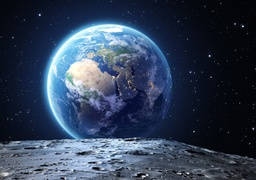
#> input picture lab4/ziemia.jpg, 256 x 180 px, shrunk from 1200 x 844 before the run
$ python bitmap_h.py
#> lines starting #> are read from the running program, lines starting #| are printed output that depends on the picture
"""
Przekład MATLAB -> Python: bitmap_h

Uwaga:
- zachowałem strukturę danych elementów i węzłów (vertexes) przy użyciu dataclass
- init_mesh tworzy początkowy element pokrywający cały obraz
- estimate_error aktualnie zwraca 0 dla każdego kanału (brak podziału). To miejsce do implementacji właściwej estymacji błędu.
- break_element() oznacza element jako nieaktywny (nie dzieli go dalej). Tu możesz dodać logikę podziału na 4 elementy.
- interpolate_elem() wykonuje prostą interpolację bilinearną po wierzchołkach elementu i nanosi wyniki na kanały RR,GG,BB.
"""
from dataclasses import dataclass
import numpy as np
from PIL import Image
import matplotlib.pyplot as plt
from typing import List

# ----------------------------
# Struktury danych (odpowiedniki struct w MATLAB)
# ----------------------------
@dataclass
class Vertex:
    x: int
    y: int
    r: float
    g: float
    b: float
    index: int
    real: bool

@dataclass
class Element:
    dl: int  # index vertex down-left
    ul: int  # up-left
    dr: int  # down-right
    ur: int  # up-right
    active: bool
    elu: int
    eld: int
    edl: int
    edr: int
    eul: int
    eur: int
    eru: int
    erd: int
    index: int

# ----------------------------
# Zmienne globalne (tak jak w MATLAB)
# ----------------------------
elements: List[Element] = []
vertexes: List[Vertex] = []
total_vertexes = 0
total_elements = 0
elementsx = 0
elementsy = 0

# obrazy / kanały
RR = None
GG = None
BB = None
ix = 0
iy = 0

# ----------------------------
# Funkcja główna - przekład funkcji MATLAB `bitmap_h`
# ----------------------------
def bitmap_h(filename, elementsxx, elementsyy, maxerror, max_refinement_level, color_edges_black):
#> called with filename = 'ziemia.jpg', elementsxx = 10, elementsyy = 10, maxerror = 1, max_refinement_level = 10, color_edges_black = True
    global RR, GG, BB, ix, iy
    global total_vertexes, total_elements, elements, vertexes, elementsx, elementsy
    elementsx = elementsxx
    elementsy = elementsyy

    # read image from file
    img = Image.open(filename).convert('RGB')
#> img is the input picture: PIL image 256x180 RGB; mean R, G, B 49.7, 63.6, 85.4
    XX = np.array(img)  # shape (ix, iy, 3) where ix = height, iy = width

    # exctract red, green and blue components (0..255)
    RR = XX[:, :, 0].astype(np.float64)
    GG = XX[:, :, 1].astype(np.float64)
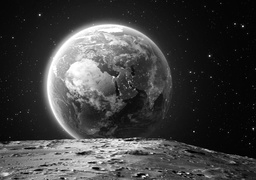
#> GG: shape (180, 256) float64; min 0, max 255, mean 63.6
    BB = XX[:, :, 2].astype(np.float64)
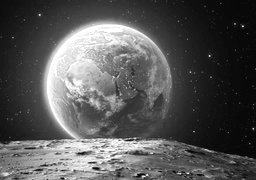
#> BB: shape (180, 256) float64; min 2, max 255, mean 85.4

    # read size of image
    ix = XX.shape[0]
#> ix = 180
    iy = XX.shape[1]
#> iy = 256

    # initialize unbroken mesh
    init_mesh()
#> the loop in init_mesh, `for i in range(elementsy + 1):` made 11 passes

    while len(elements) < total_elements:
        elements.append(None)

    redo_error_test = True
    refinemenet_level = 0

    # repeat until we match maximum local estimation error or maximum refinemenet level
    while (redo_error_test and (refinemenet_level < max_refinement_level)):
        redo_error_test = False
        # loop through elements (1..total_elements in MATLAB; here 0..total_elements-1)
        for i in range(total_elements):
            # check only active elements
            if elements[i].active:
                # estimate relative interpolation error in red, green and blue components
                rr, gg, bb = estimate_error(i)
                # if any of the errors is higher than our maximum -> break element and repeat entire loop
                if (rr >= maxerror) or (gg >= maxerror) or (bb >= maxerror):
                    redo_error_test = True
                    break_element(i)
                    # we break the for-loop to restart full scan as in MATLAB
                    break
        refinemenet_level += 1
#> this loop made 10 passes

    # interpolate all active elements - recreate bitmap red green and blue components
    for i in range(total_elements):
        if elements[i].active:
            interpolate_elem(i, color_edges_black)

    # recreate bitmap from red, green and blue components
    RGB = np.zeros_like(XX)
    RGB[:, :, 0] = np.clip(RR, 0, 255).astype(np.uint8)
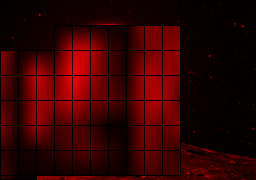
#> RGB: shape (180, 256, 3); mean of channels 0, 1, 2 52, 0, 0; drawn as R, G, B
    RGB[:, :, 1] = np.clip(GG, 0, 255).astype(np.uint8)
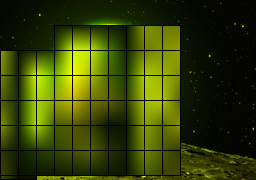
#> RGB: shape (180, 256, 3); mean of channels 0, 1, 2 52, 64.7, 0; drawn as R, G, B
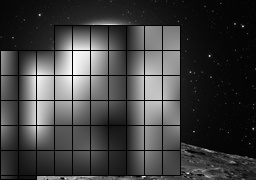
#> GG: shape (180, 256) float64; min 0, max 251, mean 64.7
    RGB[:, :, 2] = np.clip(BB, 0, 255).astype(np.uint8)
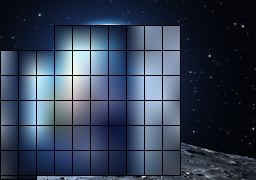
#> RGB: shape (180, 256, 3); mean of channels 0, 1, 2 52, 64.7, 84.2; drawn as R, G, B
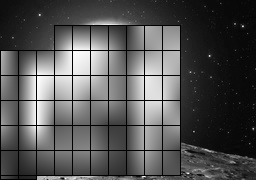
#> BB: shape (180, 256) float64; min 0, max 255, mean 84.2

    # display image
    plt.figure(figsize=(8, 8 * ix / iy))
    plt.axis('off')
    plt.imshow(RGB)
    plt.show()

    # print total_elements (MATLAB just wrote variable name)
    print("total_elements =", total_elements)


# --------------------------------------------
# Odpowiedniki funkcji MATLAB:
#  create_vertex
#  create_vertex_rgb
#  vert_update
#  create_element
# --------------------------------------------
from typing import Optional

def create_vertex(x: int, y: int) -> int:
    """
    Tworzy nowy wierzchołek (nie-hanging node)
    MATLAB: create_vertex(x, y)
    """
    global vertexes, total_vertexes, RR, GG, BB

    # Konwersja indeksów z MATLAB (1-based) -> Python (0-based)
    r = RR[x - 1, y - 1]
    g = GG[x - 1, y - 1]
    b = BB[x - 1, y - 1]

    vert = Vertex(x=x, y=y, r=r, g=g, b=b,
                  index=total_vertexes, real=True)

    vertexes.append(vert)
    total_vertexes += 1

    # Zwracamy indeks (w Pythonie 0-based)
    return total_vertexes - 1


def create_vertex_rgb(x: int, y: int, r: float, g: float, b: float) -> int:
    """
    Tworzy nowy wierzchołek z podanymi kolorami (hanging node)
    MATLAB: create_vertex_rgb(x, y, r, g, b)
    """
    global vertexes, total_vertexes

    vert = Vertex(x=x, y=y, r=r, g=g, b=b,
                  index=total_vertexes, real=False)

    vertexes.append(vert)
    total_vertexes += 1

    return total_vertexes - 1


def vert_update(index: int):
    """
    Aktualizuje istniejący wierzchołek — hanging node staje się realnym.
    MATLAB: vert_update(index)
    """
    global vertexes, RR, GG, BB

    vert = vertexes[index]

    # NumPy używa [row, col] = [y, x], a nie [x, y]
    x = min(max(vert.x, 0), RR.shape[1] - 1)
    y = min(max(vert.y, 0), RR.shape[0] - 1)

    vert.r = RR[y, x]
    vert.g = GG[y, x]
    vert.b = BB[y, x]
    vert.real = True

    vertexes[index] = vert


def create_element(v1, v2, v3, v4):
    global elements, total_elements
    element = Element(
        dl=v1,
        ul=v2,
        dr=v3,
        ur=v4,
        active=True,
        elu=0,
        eld=0,
        edl=0,
        edr=0,
        eul=0,
        eur=0,
        eru=0,
        erd=0,
        index=total_elements
    )
    elements.append(element)
    total_elements += 1
    return element

def init_mesh():
    """
    Przekład MATLAB-owego init_mesh na Python.
    Tworzy siatkę wierzchołków i elementów na podstawie elementsx x elementsy.
    """
    global ix, iy, elementsx, elementsy, vertexes, elements

    # szerokość i wysokość elementu (zaokrąglanie w dół)
    elem_width = ix // elementsx
    elem_height = iy // elementsy

    # === KROK 1: Tworzenie wierzchołków ===
    for i in range(elementsy + 1):
        y = i * elem_height
        for j in range(elementsx + 1):
            x = j * elem_width
            create_vertex(x, y)

    # === KROK 2: Tworzenie elementów ===
    # Każdy element składa się z 4 wierzchołków: (dl, ul, dr, ur)
    for i in range(elementsy):
        for j in range(elementsx):
            # indeksy wierzchołków w siatce (0-based)
            v1 = i * (elementsx + 1) + j               # dolny-lewy
            v2 = (i + 1) * (elementsx + 1) + j         # górny-lewy
            v3 = v1 + 1                                # dolny-prawy
            v4 = v2 + 1                                # górny-prawy

            # utwórz element
            element = create_element(v1, v2, v3, v4)
            elements.append(element)
            index = len(elements) - 1

            # sąsiedzi poziomi (lewo/prawo)
            if j > 0:
                element.elu = index - 1
            if j < elementsx - 1:
                element.eru = index + 1

            # sąsiedzi pionowi (góra/dół)
            if i > 0:
                element.edl = index - elementsx
            if i < elementsy - 1:
                element.eul = index + elementsx

            # zapisz element z powrotem
            elements[index] = element


import numpy as np

def interpolate_rgb(v1, v2, element):
    """
    interpolate r,g,b components for hanging node
    v1 and v2 are vertexes of given element on edges of broken edge
    v3 is interpolated vertex between v1 and v2
    """
    global elements, vertexes, total_vertexes

    elem = elements[element]
    width = vertexes[elem.dr].x - vertexes[elem.dl].x
    hight = vertexes[elem.ul].y - vertexes[elem.dl].y
    vert1 = vertexes[v1]
    vert2 = vertexes[v2]

    x3 = int(np.floor((vert1.x + vert2.x) / 2))
    y3 = int(np.floor((vert1.y + vert2.y) / 2))

    xx = x3 - vertexes[elem.dl].x
    yy = y3 - vertexes[elem.dl].y

    r, g, b = inpoint(xx, yy, width, hight, elem)

    # Tworzymy nowy wierzchołek i dodajemy do listy
    vert3 = Vertex(
        x=x3,
        y=y3,
        r=r,
        g=g,
        b=b,
        real=False,
        index=total_vertexes
    )
    vertexes.append(vert3)
    v3 = total_vertexes
    total_vertexes += 1

    return v3


def interpolate_elem(element, color_edges_black):
    """
    interpolate r,g,b components of an element
    """
    global elements, vertexes, RR, GG, BB

    elem = elements[element]
    width = abs(vertexes[elem.dr].x - vertexes[elem.dl].x)
    height = abs(vertexes[elem.ul].y - vertexes[elem.dl].y)
    dlx = vertexes[elem.dl].x
    dly = vertexes[elem.dl].y

    for xx in range(width + 1):
        for yy in range(height + 1):
            r, g, b = inpoint(xx, yy, width, height, elem)

            # zabezpieczenie przed wyjściem poza tablicę
            x_idx = min(dlx + xx, RR.shape[1] - 1)
            y_idx = min(dly + yy, RR.shape[0] - 1)

            RR[y_idx, x_idx] = r
            GG[y_idx, x_idx] = g
            BB[y_idx, x_idx] = b

    # create black edges on element if requested
    if color_edges_black:
        for xx in range(width + 1):
            x_idx = min(dlx + xx, RR.shape[1] - 1)
            y_top = min(dly, RR.shape[0] - 1)
            y_bottom = min(dly + height, RR.shape[0] - 1)

            RR[y_top, x_idx] = 0
            GG[y_top, x_idx] = 0
            BB[y_top, x_idx] = 0

            RR[y_bottom, x_idx] = 0
            GG[y_bottom, x_idx] = 0
            BB[y_bottom, x_idx] = 0

        for yy in range(height + 1):
            y_idx = min(dly + yy, RR.shape[0] - 1)
            x_left = min(dlx, RR.shape[1] - 1)
            x_right = min(dlx + width, RR.shape[1] - 1)

            RR[y_idx, x_left] = 0
            GG[y_idx, x_left] = 0
            BB[y_idx, x_left] = 0

            RR[y_idx, x_right] = 0
            GG[y_idx, x_right] = 0
            BB[y_idx, x_right] = 0


import math

def inpoint(xx, yy, width, hight, elem):
    """
    Computes r, g, b components of element in given point
    """
    global vertexes

    def fi1(xx, yy):
        x = xx / width
        y = yy / hight
        return (1 - x) * (1 - y)

    def fi2(xx, yy):
        x = xx / width
        y = yy / hight
        return (1 - x) * y

    def fi3(xx, yy):
        x = xx / width
        y = yy / hight
        return x * (1 - y)

    def fi4(xx, yy):
        x = xx / width
        y = yy / hight
        return x * y

    f1 = fi1(xx, yy)
    f2 = fi2(xx, yy)
    f3 = fi3(xx, yy)
    f4 = fi4(xx, yy)

    r = (vertexes[elem.dl].r * f1 +
         vertexes[elem.ul].r * f2 +
         vertexes[elem.dr].r * f3 +
         vertexes[elem.ur].r * f4)
    r = math.floor(r)

    g = (vertexes[elem.dl].g * f1 +
         vertexes[elem.ul].g * f2 +
         vertexes[elem.dr].g * f3 +
         vertexes[elem.ur].g * f4)
    g = math.floor(g)

    b = (vertexes[elem.dl].b * f1 +
         vertexes[elem.ul].b * f2 +
         vertexes[elem.dr].b * f3 +
         vertexes[elem.ur].b * f4)
    b = math.floor(b)

    return r, g, b


def break_neighbours(index):
    """
    If neighbour is already bigger than element that we try to break - we should break it as well
    """
    global elements

    element = elements[index]

    def check_left():
        # no neighbours on the left
        if element.elu == 0:
            return
        # two neighbours on the left
        if element.eld != 0:
            return
        # only one neighbour on the left
        left = elements[element.elu]
        if left.erd != 0:
            # neighbour on the left has two neighbours on the right
            break_element(element.elu)

    def check_right():
        # no neighbours on the right
        if element.eru == 0:
            return
        # two neighbours on the right
        if element.erd != 0:
            return
        # only one neighbour on the right
        right = elements[element.eru]
        if right.eld != 0:
            # neighbour on the right has two neighbours on the left
            break_element(element.eru)

    def check_up():
        # no neighbours on the top
        if element.eul == 0:
            return
        # two neighbours on the top
        if element.eur != 0:
            return
        # only one neighbour on the top
        up = elements[element.eul]
        if up.edr != 0:
            # neighbour on the top has two neighbours on the bottom
            break_element(element.eul)

    def check_down():
        # no neighbours on the bottom
        if element.edl == 0:
            return
        # two neighbours on the bottom
        if element.edr != 0:
            return
        # only one neighbour on the bottom
        down = elements[element.edl]
        if down.eur != 0:
            # neighbour on the bottom has two neighbours on the top
            break_element(element.edl)

    check_left()
    check_right()
    check_up()
    check_down()


def break_element(index):
    global elements, vertexes

    element = elements[index]
    if not element.active:
        print("error!!!")

    break_neighbours(index)
    element = elements[index]

    # vertexes of element are organized as follows:
    #
    # ul - ur
    # |    |
    # dl - dr
    #
    # mapped to:
    # v2 - v4
    # |  e  |
    # v1 - v3
    #
    # after breaking:
    #
    # v2 - v9 - v4
    #  | e2 | e4 |
    # v6 - v7 - v8
    #  | e1 | e3 |
    # v1 - v5 - v3
    #
    # e  -> e2 e4
    #       e1 e3

    v1 = element.dl
    v2 = element.ul
    v3 = element.dr
    v4 = element.ur

    v5 = v6 = v7 = v8 = v9 = 0

    # if we have two neighbours left
    if element.eld != 0:
        eld = elements[element.eld]
        v6 = eld.ur
        vert_update(v6)
    # if we have unbroken neighbour left
    else:
        v6 = interpolate_rgb(v1, v2, index)
    if element.elu == 0:
        vert_update(v6)

    # if we have two neighbours right
    if element.erd != 0:
        erd = elements[element.erd]
        v8 = erd.ul
        vert_update(v8)
    # if we have unbroken neighbour right
    else:
        v8 = interpolate_rgb(v3, v4, index)
    if element.eru == 0:
        vert_update(v8)

    # if we have two neighbours up
    if element.eur != 0:
        eur = elements[element.eur]
        v9 = eur.dl
        vert_update(v9)
    # if we have unbroken neighbour up
    else:
        v9 = interpolate_rgb(v2, v4, index)
    if element.eul == 0:
        vert_update(v9)

    # if we have two neighbours down
    if element.edr != 0:
        edr = elements[element.edr]
        v5 = edr.ul
        vert_update(v5)
    # if we have unbroken neighbour down
    else:
        v5 = interpolate_rgb(v1, v3, index)
    if element.edl == 0:
        vert_update(v5)

    x = vertexes[v5].x
    y = vertexes[v6].y
    v7 = create_vertex(x, y)

    element.active = False
    elements[element.index] = element

    # tworzymy elementy e1-e4 i dodajemy do listy
    e1 = create_element(v1, v6, v5, v7)
    e2 = create_element(v6, v2, v7, v9)
    e3 = create_element(v5, v7, v3, v8)
    e4 = create_element(v7, v9, v8, v4)

    # ustawiamy indeksy po dodaniu do listy
    e1.index = len(elements) - 4
    e2.index = len(elements) - 3
    e3.index = len(elements) - 2
    e4.index = len(elements) - 1

    # set neighbours between new elements (jak wcześniej)
    e1.eru = e3.index
    e1.eul = e2.index
    e2.edl = e1.index
    e2.eru = e4.index
    e3.elu = e1.index
    e3.eul = e4.index
    e4.elu = e2.index
    e4.edl = e3.index

    # set neighbours between new and old elements
    e1.edl = element.edl
    if element.edl != 0:
        edl = elements[element.edl]
        edl.eul = e1.index
        elements[edl.index] = edl
    if element.edr != 0:
        e3.edl = element.edr
        edr = elements[element.edr]
        edr.eul = e3.index
        elements[edr.index] = edr
    else:
        e3.edl = element.edl
        if element.edl != 0:
            edl = elements[element.edl]
            edl.eur = e3.index
            elements[edl.index] = edl

    e2.elu = element.elu
    if element.elu != 0:
        elu = elements[element.elu]
        elu.eru = e2.index
        elements[elu.index] = elu
    if element.eld != 0:
        e1.elu = element.eld
        eld = elements[element.eld]
        eld.eru = e1.index
        elements[eld.index] = eld
    else:
        e1.elu = element.elu
        if element.elu != 0:
            elu = elements[element.elu]
            elu.erd = e1.index
            elements[elu.index] = elu

    e2.eul = element.eul
    if element.eul != 0:
        eul = elements[element.eul]
        eul.edl = e2.index
        elements[eul.index] = eul
    if element.eur != 0:
        e4.eul = element.eur
        eur = elements[element.eur]
        eur.edl = e4.index
        elements[eur.index] = eur
    else:
        e4.eul = element.eul
        if element.eul != 0:
            eul = elements[element.eul]
            eul.edr = e4.index
            elements[eul.index] = eul

    e4.eru = element.eru
    if element.eru != 0:
        eru = elements[element.eru]
        eru.elu = e4.index
        elements[eru.index] = eru
    if element.erd != 0:
        e3.eru = element.erd
        erd = elements[element.erd]
        erd.elu = e3.index
        elements[erd.index] = erd
    else:
        e3.eru = element.eru
        if element.eru != 0:
            eru = elements[element.eru]
            eru.eld = e3.index
            elements[eru.index] = eru

    elements[e4.index] = e4
    elements[e3.index] = e3
    elements[e2.index] = e2
    elements[e1.index] = e1


import math

def estimate_error(index):
    global elements, vertexes, RR, GG, BB

    element = elements[index]
    dl = element.dl
    ul = element.ul
    dr = element.dr
    ur = element.ur

    xl = vertexes[dl].x
    yd = vertexes[dl].y
    xr = vertexes[ur].x
    yu = vertexes[ur].y

    elementWidth = xr - xl
    elementHeigth = yu - yd

    # interpolate using L2 norm and Gaussian quadrature rule
    x1 = elementWidth / 2.0 - elementWidth / (math.sqrt(3.0) * 2.0)
    x2 = elementWidth / 2.0 + elementWidth / (math.sqrt(3.0) * 2.0)
    y1 = elementHeigth / 2.0 - elementHeigth / (math.sqrt(3.0) * 2.0)
    y2 = elementHeigth / 2.0 + elementHeigth / (math.sqrt(3.0) * 2.0)

    x1 = math.floor(x1)
    x2 = math.floor(x2)
    y1 = math.floor(y1)
    y2 = math.floor(y2)

    r1, g1, b1 = inpoint(x1, y1, elementWidth, elementHeigth, element)
    r2, g2, b2 = inpoint(x1, y2, elementWidth, elementHeigth, element)
    r3, g3, b3 = inpoint(x2, y1, elementWidth, elementHeigth, element)
    r4, g4, b4 = inpoint(x2, y2, elementWidth, elementHeigth, element)

    # poprawny dostęp do tablic
    r1 = r1 - RR[int(x1 + xl), int(y1 + yd)]
    g1 = g1 - GG[int(x1 + xl), int(y1 + yd)]
    b1 = b1 - BB[int(x1 + xl), int(y1 + yd)]

    r2 = r2 - RR[int(x1 + xl), int(y2 + yd)]
    g2 = g2 - GG[int(x1 + xl), int(y2 + yd)]
    b2 = b2 - BB[int(x1 + xl), int(y2 + yd)]

    r3 = r3 - RR[int(x2 + xl), int(y1 + yd)]
    g3 = g3 - GG[int(x2 + xl), int(y1 + yd)]
    b3 = b3 - BB[int(x2 + xl), int(y1 + yd)]

    r4 = r4 - RR[int(x2 + xl), int(y2 + yd)]
    g4 = g4 - GG[int(x2 + xl), int(y2 + yd)]
    b4 = b4 - BB[int(x2 + xl), int(y2 + yd)]

    error_r = r1*r1 + r2*r2 + r3*r3 + r4*r4
    error_g = g1*g1 + g2*g2 + g3*g3 + g4*g4
    error_b = b1*b1 + b2*b2 + b3*b3 + b4*b4

    error_r = math.sqrt(float(error_r)) * 100.0 / (255.0 * 2.0)
    error_g = math.sqrt(float(error_g)) * 100.0 / (255.0 * 2.0)
    error_b = math.sqrt(float(error_b)) * 100.0 / (255.0 * 2.0)

    return error_r, error_g, error_b


# ----------------------------
# Jeśli chcesz przetestować: uruchom bitmap_h('nazwa_pliku.jpg', 10, 10, 0.1, 3, False)
# ----------------------------
if __name__ == "__main__":
    # przykładowe wywołanie (podmień 'mp.JPG' na swój plik)
    import sys
    if len(sys.argv) >= 2:
        fname = sys.argv[1]
    else:
        fname = "ziemia.jpg"  # domyślnie, podmień na plik istniejący
    # elementsx i elementsy nie są używane w tym szkielecie — zostawione dla kompatybilności
    bitmap_h(fname, elementsxx=10, elementsyy=10, maxerror=1, max_refinement_level=10, color_edges_black=True)

$ run again, with lab4/Comet.jpg copied over lab4/ziemia.jpg
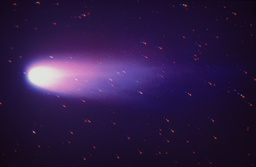
#> input picture lab4/Comet.jpg, 256 x 167 px, shrunk from 916 x 598 before the run
#> in bitmap_h, img is the input picture: PIL image 256x167 RGB; mean R, G, B 45.7, 26.8, 68.9
#> in bitmap_h, `BB = XX[:, :, 2].astype(np.float64)`:
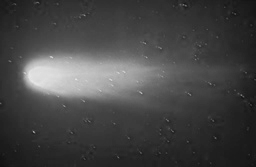
#> BB: shape (167, 256) float64; min 15, max 231, mean 68.9
#> the loop in init_mesh, `for i in range(elementsy + 1):` made 11 passes
#> the loop in bitmap_h, `while (redo_error_test and (refinemenet_level < max_refinement_level)):` made 10 passes
#> in bitmap_h, `RGB[:, :, 2] = np.clip(BB, 0, 255).astype(np.uint8)`:
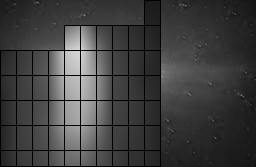
#> BB: shape (167, 256) float64; min 0, max 215, mean 63.3
